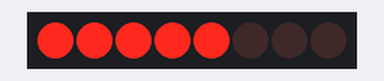
The sketch below on a simulated Arduino Uno, built with avr-gcc and run on an emulated ATmega328P. Parts: 8 shift-register outputs drawn as a row of LEDs (first output left, lit = HIGH). Wiring (inferred from the names in the program): shift register (74HC595): data pin 7; shift clock pin 8; latch pin 9. Wiring (inferred from the signals the program sends): row of LEDs: on Q0, Q1, Q2, Q3, Q4, Q5, Q6, Q7. What the sketch prints to the serial monitor is not drawn.

Above: at 4.22 s.
At 4.97 s:
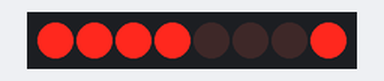
At 5.22 s:
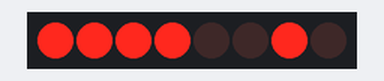
At 6.97 s:
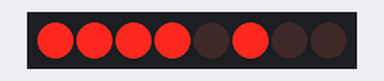
Timing chart, 0 to 7.6 s (numbered marks = the images above):
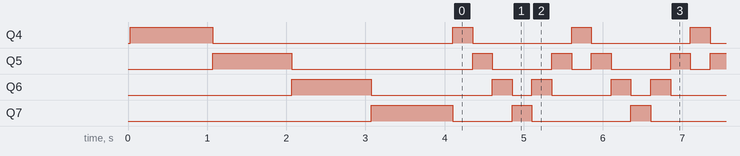

The sketch:

f01_leds_595.ino
```cpp
/*
 Prueba Feature 01 - LEDs en el 74HC595

 Verifica que encender y apagar LEDs (Q4-Q7)
 nunca modifique las filas del teclado (Q0-Q3).

 Monitor Serial a 9600 baudios.
*/

const byte DATA  = 7;
const byte CLOCK = 8;
const byte LATCH = 9;

const byte MASCARA_LEDS  = B11110000;
const byte MASCARA_FILAS = B00001111;

const char *nombres[4] = {"Verde", "Rojo", "Amarillo", "Azul"};

byte registro = B00001111;
byte errores = 0;


void actualizarRegistro()
{
  digitalWrite(LATCH, LOW);
  shiftOut(DATA, CLOCK, MSBFIRST, registro);
  digitalWrite(LATCH, HIGH);
}


void apagarLEDs()
{
  registro &= ~MASCARA_LEDS;
  actualizarRegistro();
}


void encenderLED(byte numero)
{
  if (numero > 3) return;
  registro &= ~MASCARA_LEDS;
  bitSet(registro, numero + 4);
  actualizarRegistro();
}


void imprimirRegistro()
{
  for (int bit = 7; bit >= 0; bit--)
  {
    Serial.print(bitRead(registro, bit));
    if (bit == 4) Serial.print(' ');
  }
}


void verificar(const char *paso, byte ledsEsperados)
{
  bool filasOk = (registro & MASCARA_FILAS) == MASCARA_FILAS;
  bool ledsOk  = (registro & MASCARA_LEDS) == ledsEsperados;

  Serial.print(paso);
  Serial.print("  registro = ");
  imprimirRegistro();
  Serial.println(filasOk && ledsOk ? "  OK" : "  ERROR");

  if (!(filasOk && ledsOk)) errores++;
}


void setup()
{
  Serial.begin(9600);

  pinMode(DATA, OUTPUT);
  pinMode(CLOCK, OUTPUT);
  pinMode(LATCH, OUTPUT);

  actualizarRegistro();

  Serial.println("=== Prueba LEDs 74HC595 ===");
  Serial.println("Formato: Q7..Q4 Q3..Q0");
  verificar("Inicio     ", B00000000);

  for (byte led = 0; led < 4; led++)
  {
    encenderLED(led);
    char paso[12];
    snprintf(paso, sizeof(paso), "%-11s", nombres[led]);
    verificar(paso, 1 << (led + 4));
    delay(1000);
  }

  apagarLEDs();
  verificar("Apagar     ", B00000000);

  encenderLED(7);
  verificar("LED inval. ", B00000000);

  Serial.println(errores == 0 ? "=== TODO OK ===" : "=== HAY ERRORES ===");
}


void loop()
{
  for (byte led = 0; led < 4; led++)
  {
    encenderLED(led);
    delay(250);
  }

  for (int led = 2; led > 0; led--)
  {
    encenderLED(led);
    delay(250);
  }
}
```

Measured:
- by itself, Q4, Q7: repeats every 1.5 s: HIGH 0.25 s, LOW 1.3 s
- by itself, Q5: repeats every 1.5 s: HIGH 0.25 s, LOW 0.75 s, HIGH 0.25 s, LOW 0.25 s
- by itself, Q6: repeats every 1.5 s: HIGH 0.25 s, LOW 0.25 s, HIGH 0.25 s, LOW 0.75 s
